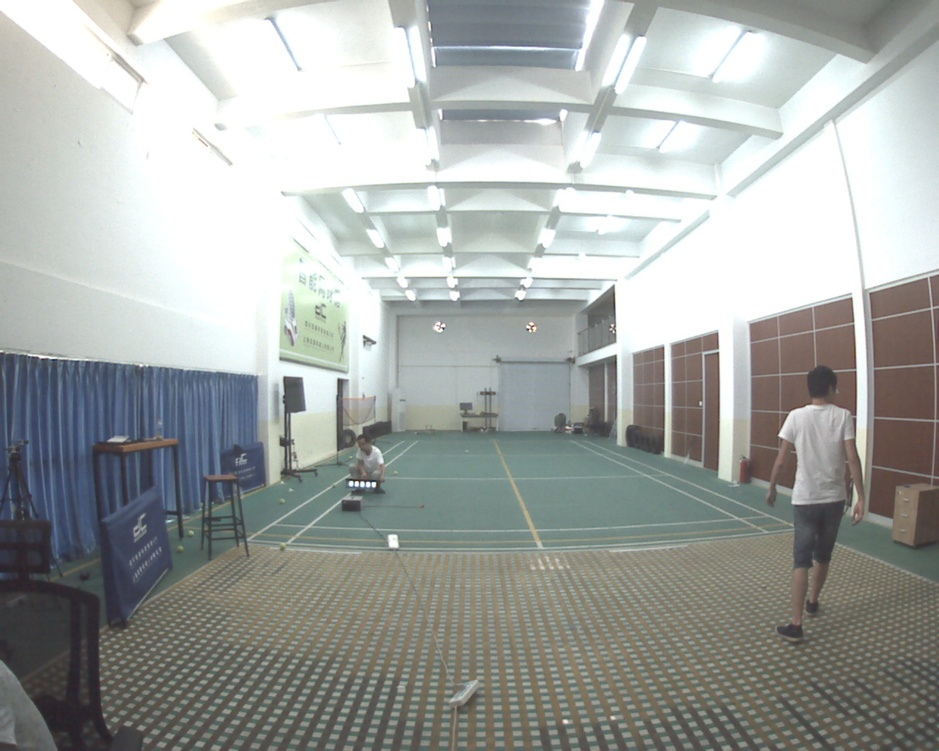
//> input picture opencv_test/000016.jpg, 939 x 751 px, shrunk from 1280 x 1024 before the run
$ ./derivation ../000016.jpg   (built with g++ and OpenCV 4)
//> lines starting //> are read from the running program, lines starting //| are printed output that depends on the picture
#include <opencv2/opencv.hpp>

int main(int argc,char* argv[])
{
	std::vector<std::string> files;
	cv::glob(argv[1], files);
	cv::Mat dst, gray;
	for(int i=0;i<files.size();i++)
	{
		cv::Mat src = cv::imread(files[i]);
//> src is the input picture: 751 rows x 939 cols, CV_8UC3; mean B, G, R 163.1, 166, 162.1
		cv::cvtColor(src, gray, CV_BGR2GRAY);
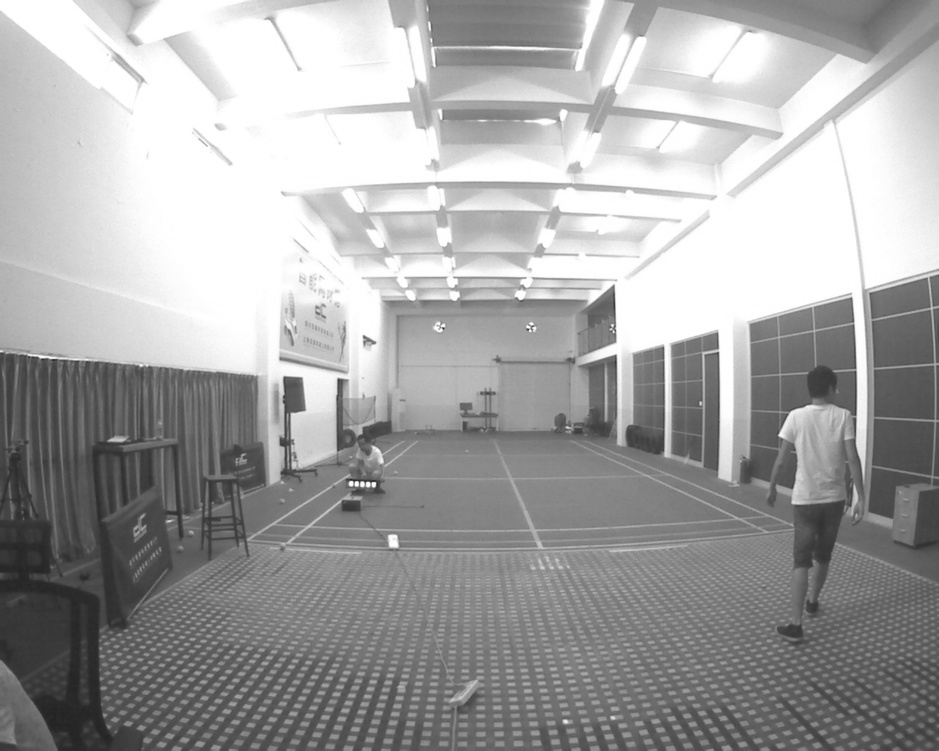
//> gray: 751 rows x 939 cols, CV_8UC1; min 34, max 255, mean 164.5
//		std::vector<std::vector<cv::Point> > contours;
		cv::Mat edges;
		cv::Canny(gray, edges, 50, 100);
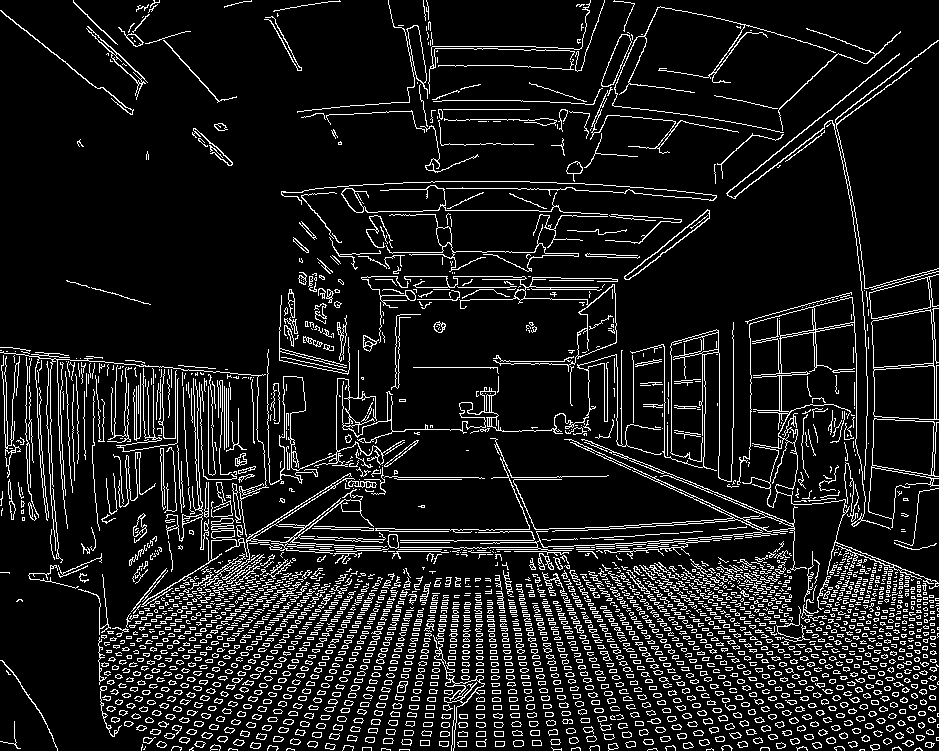
//> edges: 751 rows x 939 cols, CV_8UC1; 10.7% white in thin lines or dots
		cv::threshold(edges, edges, 50, 255, CV_THRESH_BINARY);
		cv::GaussianBlur(gray, dst, cv::Size(3,3),0);
		std::vector<cv::Vec3f> circles;
		cv::HoughCircles(edges, circles, CV_HOUGH_GRADIENT, 15, edges.rows/2, 150, 80, 25, 5);
//> circles = empty
		for (size_t i = 0; i < circles.size(); i++) {
			//提取出圆心坐标
			cv::Point center(round(circles[i][0]), round(circles[i][1]));
			//提取出圆半径
			int radius = round(circles[i][2]);
			//圆心
			cv::circle(src, center, 3, cv::Scalar(0, 255, 0), -1, 4, 0);
			//圆
			cv::circle(src, center, radius, cv::Scalar(0, 0, 255), 3, 4, 0);
		}
//> this loop made 0 passes
		cv::imshow("circle", src);
		cv::waitKey(0);
	}
	return 0;
}

$ run again, on opencv_test/000722.jpg
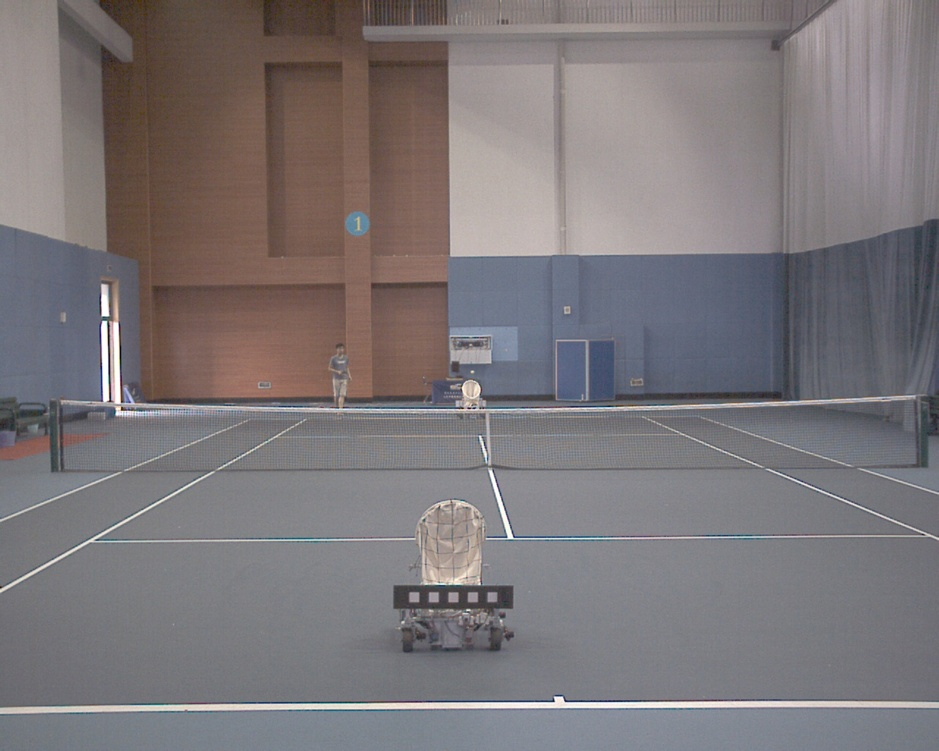
//> input picture opencv_test/000722.jpg, 939 x 751 px, shrunk from 1280 x 1024 before the run
//> src is the input picture: 751 rows x 939 cols, CV_8UC3; mean B, G, R 121, 118.5, 123.9
//> `cv::cvtColor(src, gray, CV_BGR2GRAY);`:
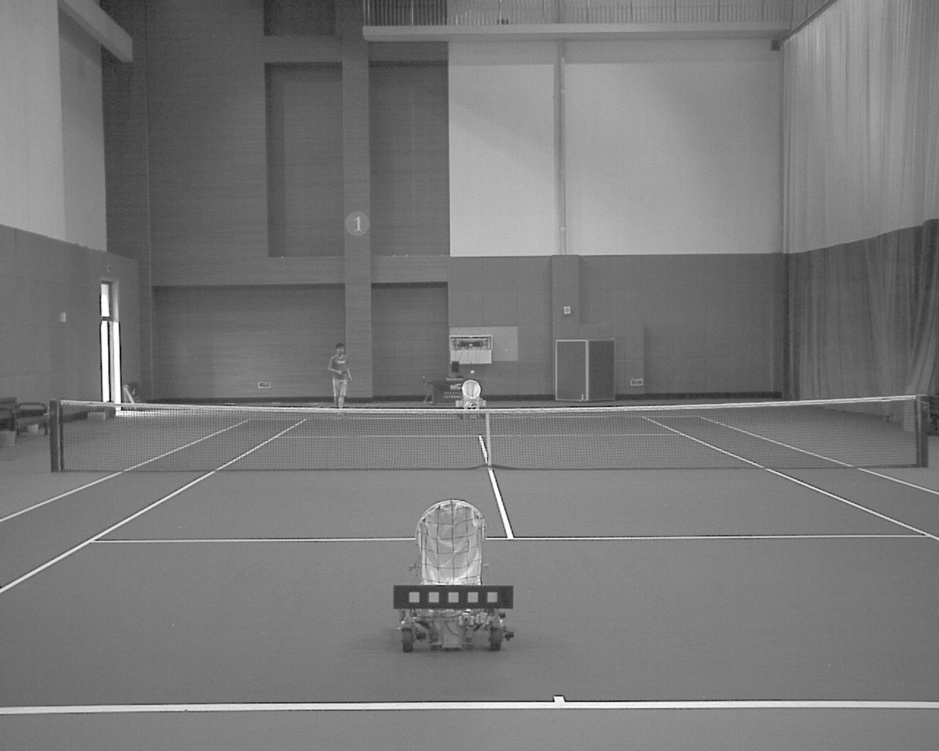
//> gray: 751 rows x 939 cols, CV_8UC1; min 9, max 255, mean 120.4
//> `cv::Canny(gray, edges, 50, 100);`:
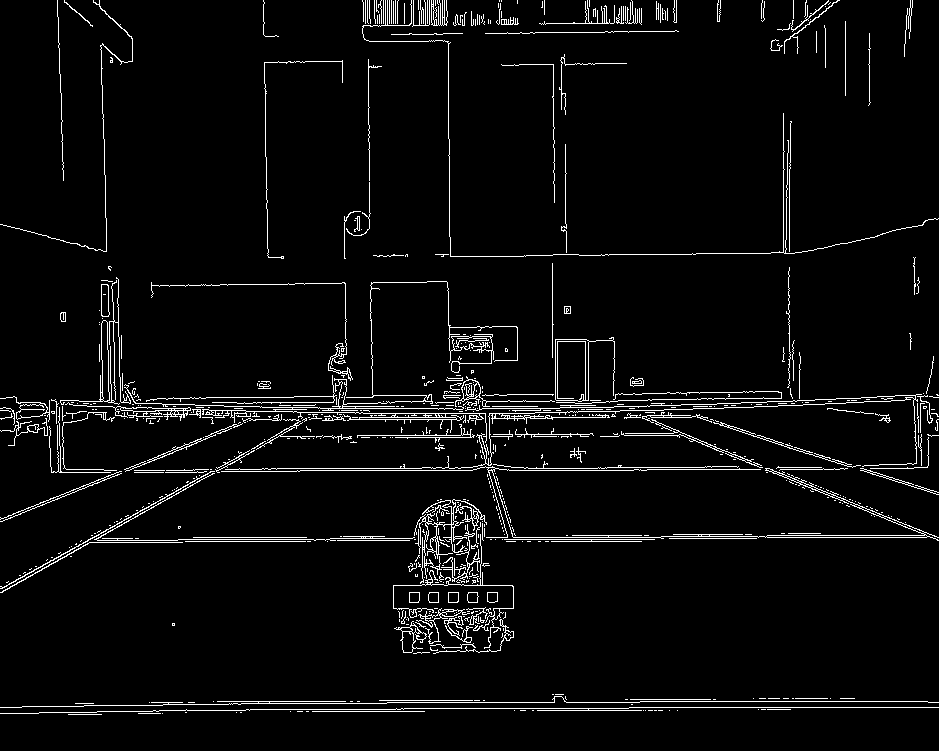
//> edges: 751 rows x 939 cols, CV_8UC1; 4.2% white in thin lines or dots
//> circles = empty

$ run again, on opencv_test/000736.jpg
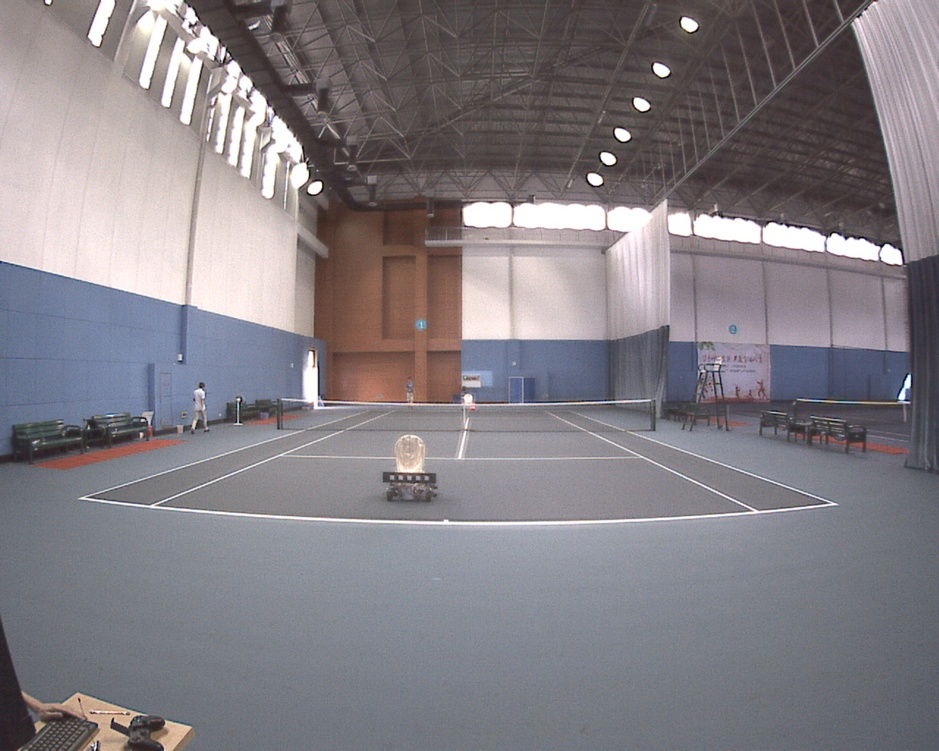
//> input picture opencv_test/000736.jpg, 939 x 751 px, shrunk from 1280 x 1024 before the run
//> src is the input picture: 751 rows x 939 cols, CV_8UC3; mean B, G, R 131.7, 126.2, 130.8
//> `cv::cvtColor(src, gray, CV_BGR2GRAY);`:
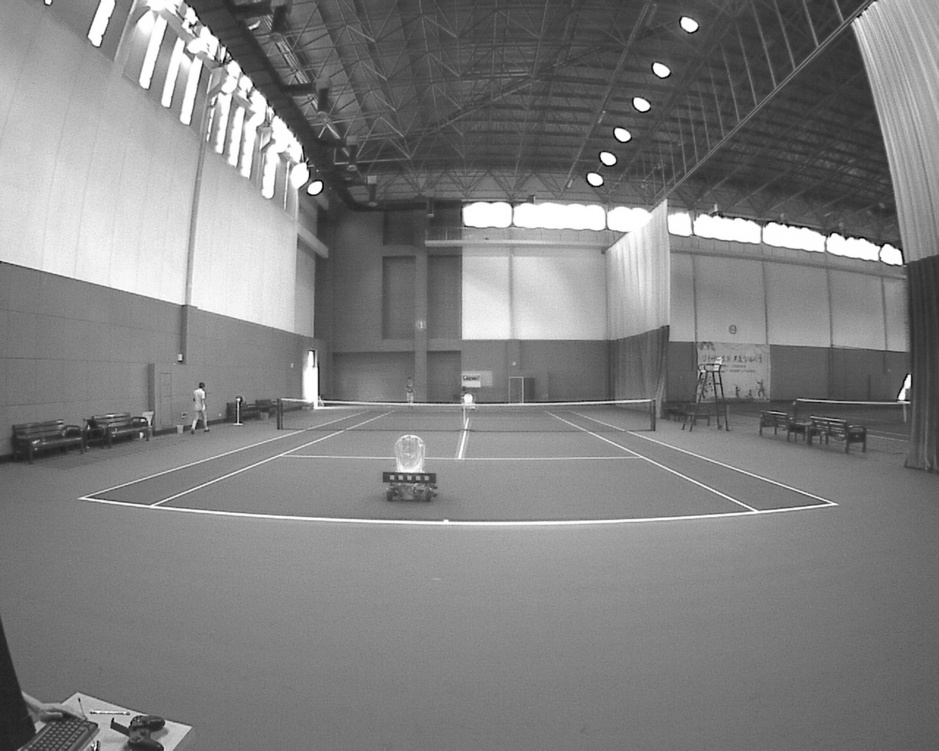
//> gray: 751 rows x 939 cols, CV_8UC1; min 2, max 255, mean 128.2
//> `cv::Canny(gray, edges, 50, 100);`:
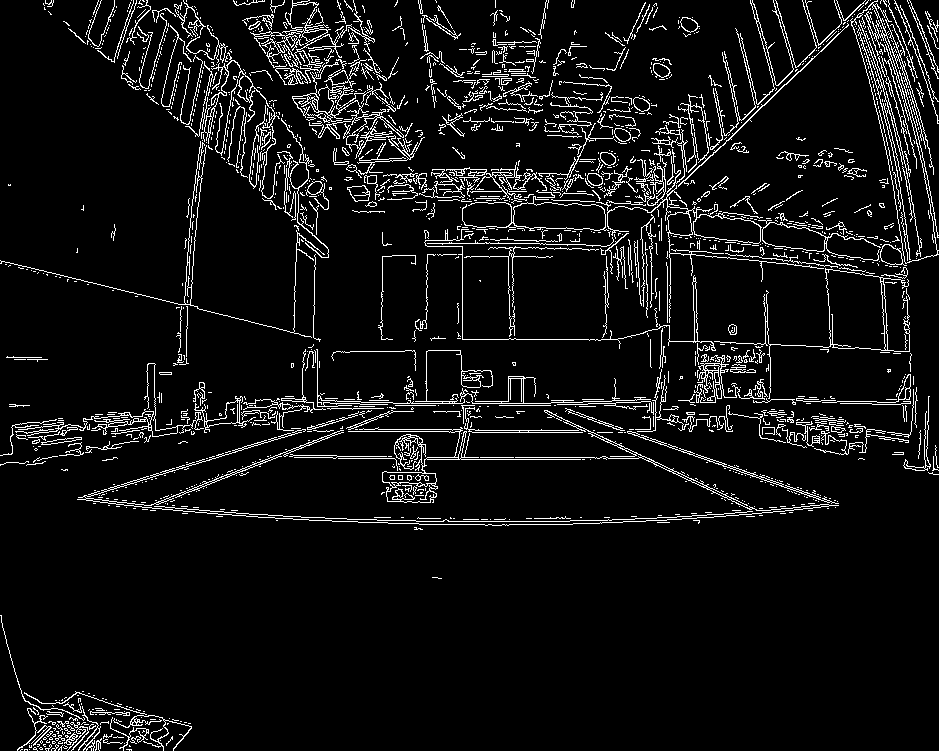
//> edges: 751 rows x 939 cols, CV_8UC1; 6.9% white in thin lines or dots
//> circles = empty
